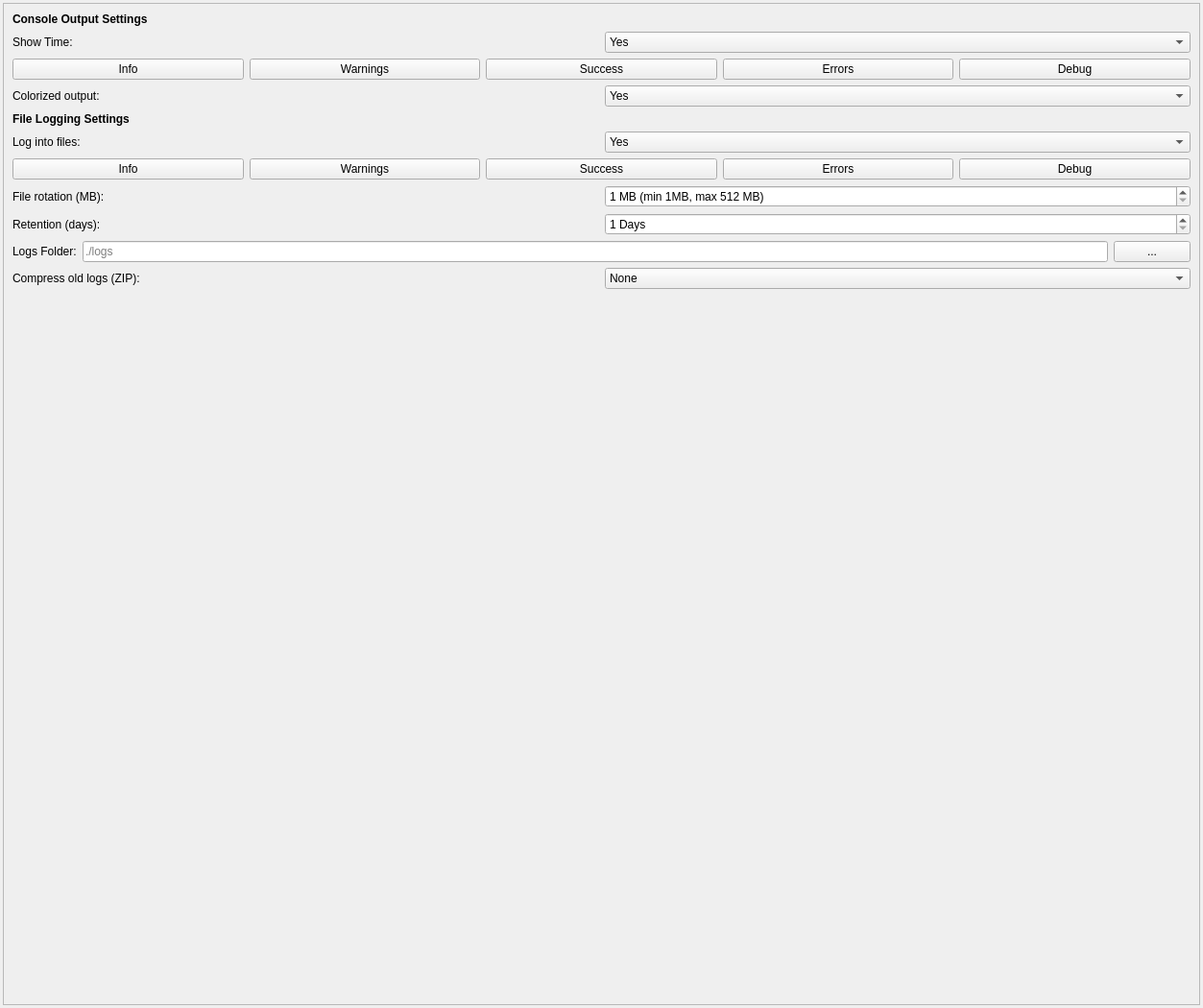
<?xml version="1.0" encoding="UTF-8"?>
<ui version="4.0">
 <class>LoggingPage</class>
 <widget class="QWidget" name="LoggingPage">
  <property name="geometry">
   <rect>
    <x>0</x>
    <y>0</y>
    <width>1253</width>
    <height>1050</height>
   </rect>
  </property>
  <property name="windowTitle">
   <string>XyraEngine - Logging Settings</string>
  </property>
  <layout class="QVBoxLayout" name="lyt_main">
   <property name="spacing">
    <number>3</number>
   </property>
   <property name="leftMargin">
    <number>3</number>
   </property>
   <property name="topMargin">
    <number>3</number>
   </property>
   <property name="rightMargin">
    <number>3</number>
   </property>
   <property name="bottomMargin">
    <number>3</number>
   </property>
   <item>
    <widget class="QScrollArea" name="sa_logger">
     <property name="horizontalScrollBarPolicy">
      <enum>Qt::ScrollBarAlwaysOff</enum>
     </property>
     <property name="widgetResizable">
      <bool>true</bool>
     </property>
     <widget class="QWidget" name="sa_content">
      <property name="geometry">
       <rect>
        <x>0</x>
        <y>0</y>
        <width>1245</width>
        <height>1042</height>
       </rect>
      </property>
      <layout class="QVBoxLayout" name="lyt_scroll">
       <item>
        <layout class="QVBoxLayout" name="lyt_console_section">
         <item>
          <widget class="QLabel" name="lbl_console_header">
           <property name="font">
            <font>
             <bold>true</bold>
            </font>
           </property>
           <property name="text">
            <string>Console Output Settings</string>
           </property>
           <property name="margin">
            <number>0</number>
           </property>
          </widget>
         </item>
         <item>
          <layout class="QHBoxLayout" name="lyt_console_time">
           <item>
            <widget class="QLabel" name="lbl_console_time">
             <property name="sizePolicy">
              <sizepolicy hsizetype="Minimum" vsizetype="Preferred">
               <horstretch>0</horstretch>
               <verstretch>0</verstretch>
              </sizepolicy>
             </property>
             <property name="text">
              <string>Show Time: </string>
             </property>
            </widget>
           </item>
           <item>
            <widget class="QComboBox" name="cb_console_time">
             <item>
              <property name="text">
               <string>Yes</string>
              </property>
             </item>
             <item>
              <property name="text">
               <string>No</string>
              </property>
             </item>
            </widget>
           </item>
          </layout>
         </item>
         <item>
          <layout class="QGridLayout" name="lyt_console_buttons">
           <item row="0" column="0">
            <widget class="QPushButton" name="btn_console_info">
             <property name="text">
              <string>Info</string>
             </property>
             <property name="checkable">
              <bool>true</bool>
             </property>
            </widget>
           </item>
           <item row="0" column="1">
            <widget class="QPushButton" name="btn_console_warning">
             <property name="text">
              <string>Warnings</string>
             </property>
             <property name="checkable">
              <bool>true</bool>
             </property>
            </widget>
           </item>
           <item row="0" column="2">
            <widget class="QPushButton" name="btn_console_success">
             <property name="text">
              <string>Success</string>
             </property>
             <property name="checkable">
              <bool>true</bool>
             </property>
            </widget>
           </item>
           <item row="0" column="3">
            <widget class="QPushButton" name="btn_console_error">
             <property name="text">
              <string>Errors</string>
             </property>
             <property name="checkable">
              <bool>true</bool>
             </property>
            </widget>
           </item>
           <item row="0" column="4">
            <widget class="QPushButton" name="btn_console_debug">
             <property name="text">
              <string>Debug</string>
             </property>
             <property name="checkable">
              <bool>true</bool>
             </property>
            </widget>
           </item>
          </layout>
         </item>
         <item>
          <layout class="QHBoxLayout" name="lyt_console_colors">
           <item>
            <widget class="QLabel" name="lbl_console_colors">
             <property name="sizePolicy">
              <sizepolicy hsizetype="Minimum" vsizetype="Preferred">
               <horstretch>0</horstretch>
               <verstretch>0</verstretch>
              </sizepolicy>
             </property>
             <property name="text">
              <string>Colorized output: </string>
             </property>
            </widget>
           </item>
           <item>
            <widget class="QComboBox" name="cb_console_colors">
             <item>
              <property name="text">
               <string>Yes</string>
              </property>
             </item>
             <item>
              <property name="text">
               <string>No</string>
              </property>
             </item>
            </widget>
           </item>
          </layout>
         </item>
        </layout>
       </item>
       <item>
        <widget class="QLabel" name="lbl_file_header">
         <property name="font">
          <font>
           <bold>true</bold>
          </font>
         </property>
         <property name="text">
          <string>File Logging Settings</string>
         </property>
        </widget>
       </item>
       <item>
        <layout class="QHBoxLayout" name="lyt_file_enabled">
         <item>
          <widget class="QLabel" name="lbl_file_enabled">
           <property name="sizePolicy">
            <sizepolicy hsizetype="Minimum" vsizetype="Preferred">
             <horstretch>0</horstretch>
             <verstretch>0</verstretch>
            </sizepolicy>
           </property>
           <property name="text">
            <string>Log into files:</string>
           </property>
          </widget>
         </item>
         <item>
          <widget class="QComboBox" name="cb_file_enabled">
           <item>
            <property name="text">
             <string>Yes</string>
            </property>
           </item>
           <item>
            <property name="text">
             <string>No</string>
            </property>
           </item>
          </widget>
         </item>
        </layout>
       </item>
       <item>
        <layout class="QGridLayout" name="lyt_file_buttons">
         <item row="0" column="0">
          <widget class="QPushButton" name="btn_file_info">
           <property name="text">
            <string>Info</string>
           </property>
           <property name="checkable">
            <bool>true</bool>
           </property>
          </widget>
         </item>
         <item row="0" column="1">
          <widget class="QPushButton" name="btn_file_warning">
           <property name="text">
            <string>Warnings</string>
           </property>
           <property name="checkable">
            <bool>true</bool>
           </property>
          </widget>
         </item>
         <item row="0" column="2">
          <widget class="QPushButton" name="btn_file_success">
           <property name="text">
            <string>Success</string>
           </property>
           <property name="checkable">
            <bool>true</bool>
           </property>
          </widget>
         </item>
         <item row="0" column="3">
          <widget class="QPushButton" name="btn_file_error">
           <property name="text">
            <string>Errors</string>
           </property>
           <property name="checkable">
            <bool>true</bool>
           </property>
          </widget>
         </item>
         <item row="0" column="4">
          <widget class="QPushButton" name="btn_file_debug">
           <property name="text">
            <string>Debug</string>
           </property>
           <property name="checkable">
            <bool>true</bool>
           </property>
          </widget>
         </item>
        </layout>
       </item>
       <item>
        <layout class="QHBoxLayout" name="lyt_file_rotation">
         <item>
          <widget class="QLabel" name="lbl_file_rotation">
           <property name="sizePolicy">
            <sizepolicy hsizetype="Minimum" vsizetype="Preferred">
             <horstretch>0</horstretch>
             <verstretch>0</verstretch>
            </sizepolicy>
           </property>
           <property name="text">
            <string>File rotation (MB): </string>
           </property>
          </widget>
         </item>
         <item>
          <widget class="QSpinBox" name="sb_file_rotation">
           <property name="suffix">
            <string> MB (min 1MB, max 512 MB)</string>
           </property>
           <property name="minimum">
            <number>1</number>
           </property>
           <property name="maximum">
            <number>512</number>
           </property>
          </widget>
         </item>
        </layout>
       </item>
       <item>
        <layout class="QHBoxLayout" name="lyt_file_retention">
         <item>
          <widget class="QLabel" name="lbl_file_retention">
           <property name="sizePolicy">
            <sizepolicy hsizetype="Minimum" vsizetype="Preferred">
             <horstretch>0</horstretch>
             <verstretch>0</verstretch>
            </sizepolicy>
           </property>
           <property name="text">
            <string>Retention (days): </string>
           </property>
          </widget>
         </item>
         <item>
          <widget class="QSpinBox" name="sb_file_retention">
           <property name="suffix">
            <string> Days</string>
           </property>
           <property name="minimum">
            <number>1</number>
           </property>
           <property name="maximum">
            <number>365</number>
           </property>
          </widget>
         </item>
        </layout>
       </item>
       <item>
        <layout class="QVBoxLayout" name="lyt_file_section">
         <item>
          <layout class="QHBoxLayout" name="lyt_file_path">
           <item>
            <widget class="QLabel" name="lbl_file_path">
             <property name="text">
              <string>Logs Folder:</string>
             </property>
            </widget>
           </item>
           <item>
            <widget class="QLineEdit" name="le_file_path">
             <property name="readOnly">
              <bool>true</bool>
             </property>
             <property name="placeholderText">
              <string>./logs</string>
             </property>
            </widget>
           </item>
           <item>
            <widget class="QPushButton" name="btn_file_browse">
             <property name="text">
              <string>...</string>
             </property>
            </widget>
           </item>
          </layout>
         </item>
         <item>
          <layout class="QHBoxLayout" name="lyt_file_compression">
           <item>
            <widget class="QLabel" name="lbl_file_compression">
             <property name="sizePolicy">
              <sizepolicy hsizetype="Minimum" vsizetype="Preferred">
               <horstretch>0</horstretch>
               <verstretch>0</verstretch>
              </sizepolicy>
             </property>
             <property name="text">
              <string>Compress old logs (ZIP):</string>
             </property>
            </widget>
           </item>
           <item>
            <widget class="QComboBox" name="cb_file_compression">
             <item>
              <property name="text">
               <string>None</string>
              </property>
             </item>
             <item>
              <property name="text">
               <string>zip</string>
              </property>
             </item>
             <item>
              <property name="text">
               <string>tar.gz</string>
              </property>
             </item>
            </widget>
           </item>
          </layout>
         </item>
        </layout>
       </item>
       <item>
        <spacer name="spc_bottom">
         <property name="orientation">
          <enum>Qt::Vertical</enum>
         </property>
         <property name="sizeHint" stdset="0">
          <size>
           <width>20</width>
           <height>40</height>
          </size>
         </property>
        </spacer>
       </item>
      </layout>
     </widget>
    </widget>
   </item>
  </layout>
 </widget>
 <resources/>
 <connections/>
</ui>
